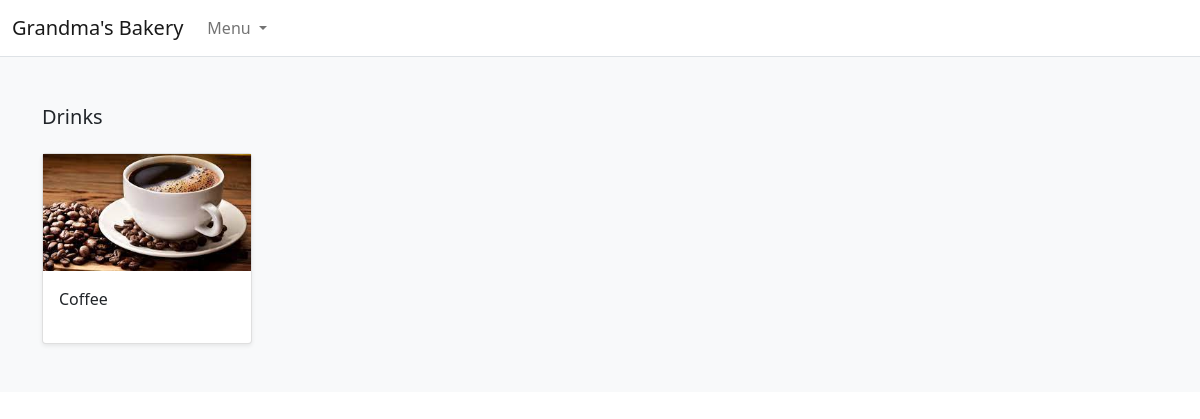
The app's page /search/drinks/ with its own data.
### store/models.py (models this page shows, shortened)
class Category(models.Model):
    name = models.CharField(max_length=255,db_index=True)
    slug = models.SlugField(max_length=255, unique=True)
    class Meta:
        verbose_name_plural = 'categories'
    def get_absolute_url(self):
        return reverse("store:category_list", args=[self.slug])

class Product(models.Model):
    category = models.ForeignKey(Category,related_name='product',on_delete=models.CASCADE)
    created_by = models.ForeignKey(User, on_delete=models.CASCADE, related_name='product_creator')
    name = models.CharField(max_length=255)
    description = models.TextField(blank=True)
    image = models.ImageField(upload_to='images/')
    slug = models.SlugField(max_length=255)
    price = models.DecimalField(max_digits=4, decimal_places=2)
    in_stock = models.BooleanField(default=True)
    is_active = models.BooleanField(default=True)
    created = models.DateTimeField(auto_now_add=True)
    updated = models.DateTimeField(auto_now=True)
    objects = models.Manager()
    products = ProductManager()
    class Meta:
        verbose_name_plural = 'Products'
        ordering = ('-created',)
    def get_absolute_url(self):
        return reverse("store:product_detail",args=[self.slug])

### store/views.py (the view)
# urls.py: path('search/<slug:category_slug>/', views.category_list, name='category_list'),
def category_list(request,category_slug):
    category = get_object_or_404(Category,slug=category_slug)
    products = Product.objects.filter(category=category)
    return render(request, 'store/products/category.html',{'category':category,'products':products})

### store/context_processors.py (called while the page is built)
def categories(request):
    return {
        'categories': Category.objects.all()
    }

### templates/store/products/category.html (shortened to what this page needs)
{% extends "../base.html" %}
{% load static %}
{% block content %}
<main>
  <div class="album py-5 bg-light">
    <div class="container">
      <div class="pb-3 h5">{{category.name|title}}</div>
      <div class="row row-cols-1 row-cols-sm-2 row-cols-md-5 g-3">
        {% for product in products %}
        <div class="col">
          <div class="card shadow-sm">
            <img class="img-fluid" alt="Responsive image" src="{{ product.image.url }}">
            <div class="card-body">
              <p class="card-text">
                <a class="text-dark text-decoration-none" href="{{ product.get_absolute_url }}">{{ product.name }}</a>
              </p>
            </div>
          </div>
        </div>
        {% endfor %}
      </div>
    </div>
  </div>
</main>
{% endblock %}

### records on screen
Category: name "Drinks"
Product: image (picture), name "Coffee"
